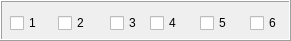
     <widget class="QFrame" name="frame_multihead_graph_2">
      <property name="geometry">
       <rect>
        <x>30</x>
        <y>40</y>
        <width>291</width>
        <height>41</height>
       </rect>
      </property>
      <property name="frameShape">
       <enum>QFrame::Box</enum>
      </property>
      <property name="frameShadow">
       <enum>QFrame::Raised</enum>
      </property>
      <widget class="QCheckBox" name="checkBox_calib_1">
       <property name="enabled">
        <bool>true</bool>
       </property>
       <property name="geometry">
        <rect>
         <x>10</x>
         <y>10</y>
         <width>39</width>
         <height>26</height>
        </rect>
       </property>
       <property name="text">
        <string>1</string>
       </property>
      </widget>
      <widget class="QCheckBox" name="checkBox_calib_2">
       <property name="enabled">
        <bool>true</bool>
       </property>
       <property name="geometry">
        <rect>
         <x>58</x>
         <y>10</y>
         <width>39</width>
         <height>26</height>
        </rect>
       </property>
       <property name="text">
        <string>2</string>
       </property>
      </widget>
      <widget class="QCheckBox" name="checkBox_calib_5">
       <property name="enabled">
        <bool>true</bool>
       </property>
       <property name="geometry">
        <rect>
         <x>110</x>
         <y>10</y>
         <width>39</width>
         <height>26</height>
        </rect>
       </property>
       <property name="text">
        <string>3</string>
       </property>
      </widget>
      <widget class="QCheckBox" name="checkBox_calib_3">
       <property name="enabled">
        <bool>true</bool>
       </property>
       <property name="geometry">
        <rect>
         <x>150</x>
         <y>10</y>
         <width>39</width>
         <height>26</height>
        </rect>
       </property>
       <property name="text">
        <string>4</string>
       </property>
      </widget>
      <widget class="QCheckBox" name="checkBox_calib_4">
       <property name="enabled">
        <bool>true</bool>
       </property>
       <property name="geometry">
        <rect>
         <x>200</x>
         <y>10</y>
         <width>39</width>
         <height>26</height>
        </rect>
       </property>
       <property name="text">
        <string>5</string>
       </property>
      </widget>
      <widget class="QCheckBox" name="checkBox_calib_6">
       <property name="enabled">
        <bool>true</bool>
       </property>
       <property name="geometry">
        <rect>
         <x>250</x>
         <y>10</y>
         <width>39</width>
         <height>26</height>
        </rect>
       </property>
       <property name="text">
        <string>6</string>
       </property>
      </widget>
     </widget>
